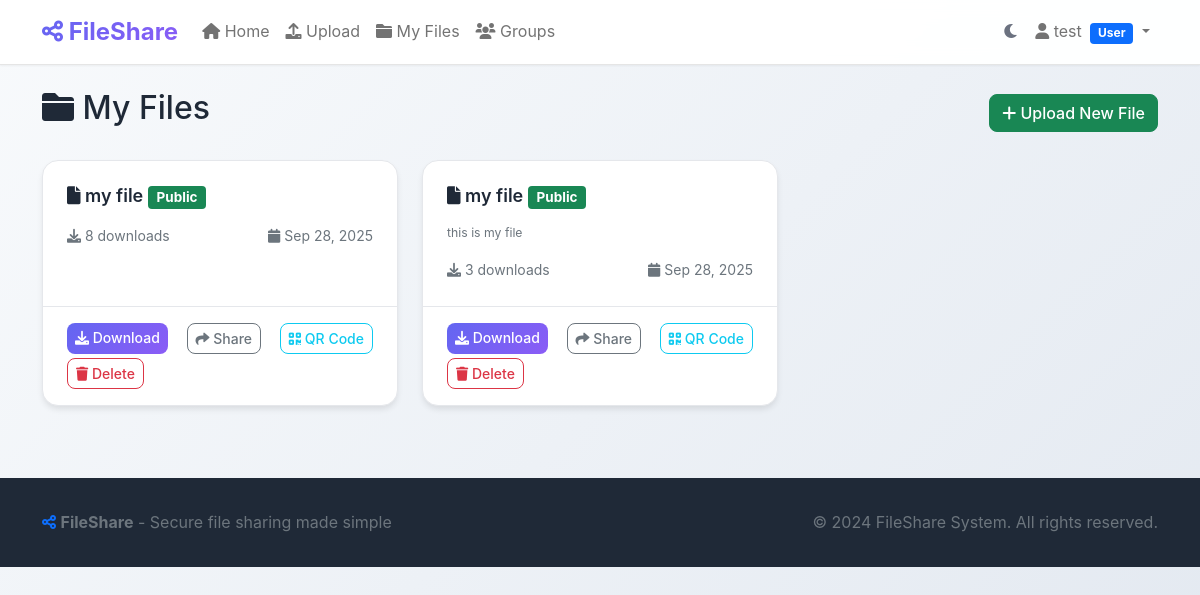
Page /my-files/ (signed in) on the earlier database version.
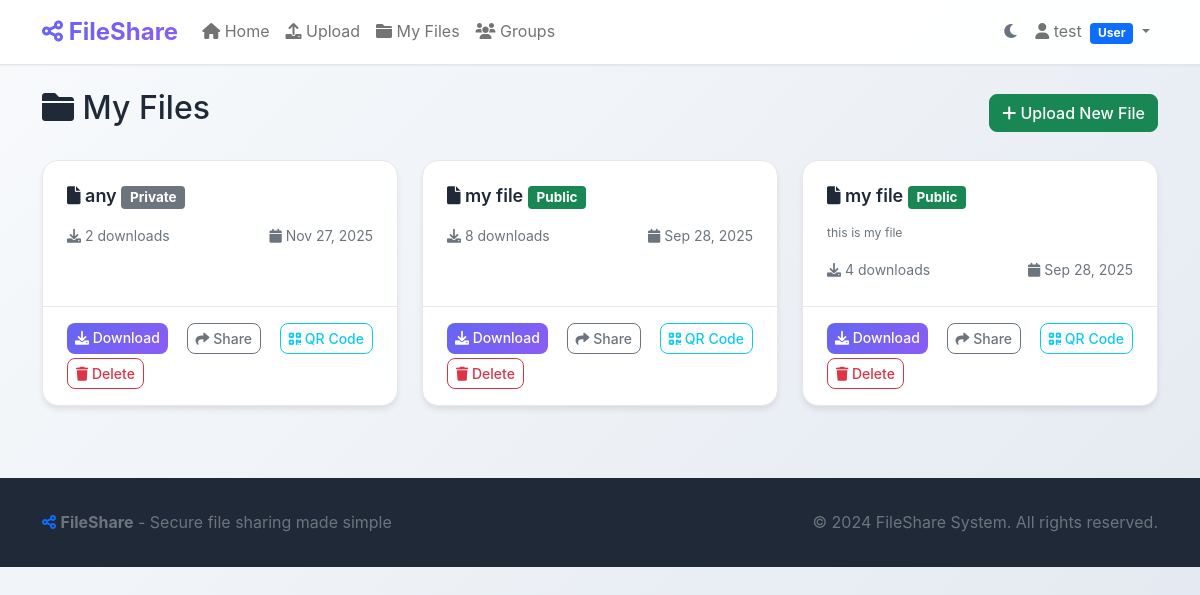
Same page on the later database version.
### files/models.py (models this page shows, shortened)
class SharedFile(models.Model):
    title = models.CharField(max_length=200)
    description = models.TextField(blank=True, null=True)
    file = models.FileField(upload_to=upload_to)
    uploaded_by = models.ForeignKey(User, on_delete=models.CASCADE)
    upload_date = models.DateTimeField(auto_now_add=True)
    download_count = models.PositiveIntegerField(default=0)
    is_public = models.BooleanField(default=False)  # Changed default to False
    share_code = models.CharField(max_length=10, unique=True, blank=True)
    allowed_users = models.ManyToManyField(User, related_name='shared_files', blank=True)
    allowed_groups = models.ManyToManyField(Group, related_name='shared_files', blank=True)
    class Meta:
        ordering = ['-upload_date']

### files/views.py (the view)
# urls.py: path('my-files/', views.my_files, name='my_files'),
@login_required
def my_files(request):
    profile, created = UserProfile.objects.get_or_create(user=request.user)
    if profile.can_view_all_files():
        files = SharedFile.objects.all()
    else:
        files = SharedFile.objects.filter(
            Q(uploaded_by=request.user) |
            Q(is_public=True) |
            Q(allowed_users=request.user) |
            Q(allowed_groups__members=request.user)
        ).distinct()
    return render(request, 'files/my_files.html', {'files': files})

### files/models.py (called while the page is built)
    def is_manager(self):
        return self.role in ['manager', 'admin']

    def can_view_all_files(self):
        return self.role in ['manager', 'admin']

### templates/files/my_files.html (shortened to what this page needs)
{% extends 'files/base.html' %}
{% block content %}
<div class="row">
    <div class="col-12">
        <div class="d-flex justify-content-between align-items-center mb-4">
            <h2>
                <i class="fas fa-folder"></i> My Files
            </h2>
            <a href="{% url 'upload' %}" class="btn btn-success">
                <i class="fas fa-plus"></i> Upload New File
            </a>
        </div>
        {% if files %}
            <div class="row">
                {% for file in files %}
                <div class="col-md-6 col-lg-4 mb-4">
                    <div class="card file-card h-100">
                        <div class="card-body">
                            <h5 class="card-title">
                                <i class="fas fa-file"></i> {{ file.title }}
                                {% if file.is_public %}
                                    <span class="badge bg-success">Public</span>
                                {% else %}
                                    <span class="badge bg-secondary">Private</span>
                                {% endif %}
                            </h5>
                            <p class="card-text text-muted">
                                <small>{{ file.description|truncatechars:100 }}</small>
                            </p>
                            <div class="d-flex justify-content-between align-items-center">
                                <small class="text-muted">
                                    <i class="fas fa-download"></i> {{ file.download_count }} downloads
                                </small>
                                <small class="text-muted">
                                    <i class="fas fa-calendar"></i> {{ file.upload_date|date:"M d, Y" }}
                                </small>
                            </div>
                        </div>
                        <div class="card-footer bg-transparent">
                            <div class="d-flex justify-content-between flex-wrap gap-1">
                                <a href="{% url 'download' file.id %}" class="btn btn-primary btn-sm">
                                    <i class="fas fa-download"></i> Download
                                </a>
                                <a href="{% url 'view_share' file.share_code %}" class="btn btn-outline-secondary btn-sm">
                                    <i class="fas fa-share"></i> Share
                                </a>
                                <a href="{% url 'view_share' file.share_code %}" class="btn btn-outline-info btn-sm">
                                    <i class="fas fa-qrcode"></i> QR Code
                                </a>
                                <a href="{% url 'delete' file.id %}" class="btn btn-outline-danger btn-sm"
                                   onclick="return confirm('Are you sure you want to delete this file?')">
                                    <i class="fas fa-trash"></i> Delete
                                </a>
                            </div>
                        </div>
                    </div>
                </div>
                {% endfor %}
            </div>
        {% endif %}
    </div>
</div>
{% endblock %}

Differences in the rows shown:
added SharedFile: title "any", is_public "Private", download_count "2", upload_date "Nov 27, 2025"
changed SharedFile "this is my file": download_count "3" → "4"
